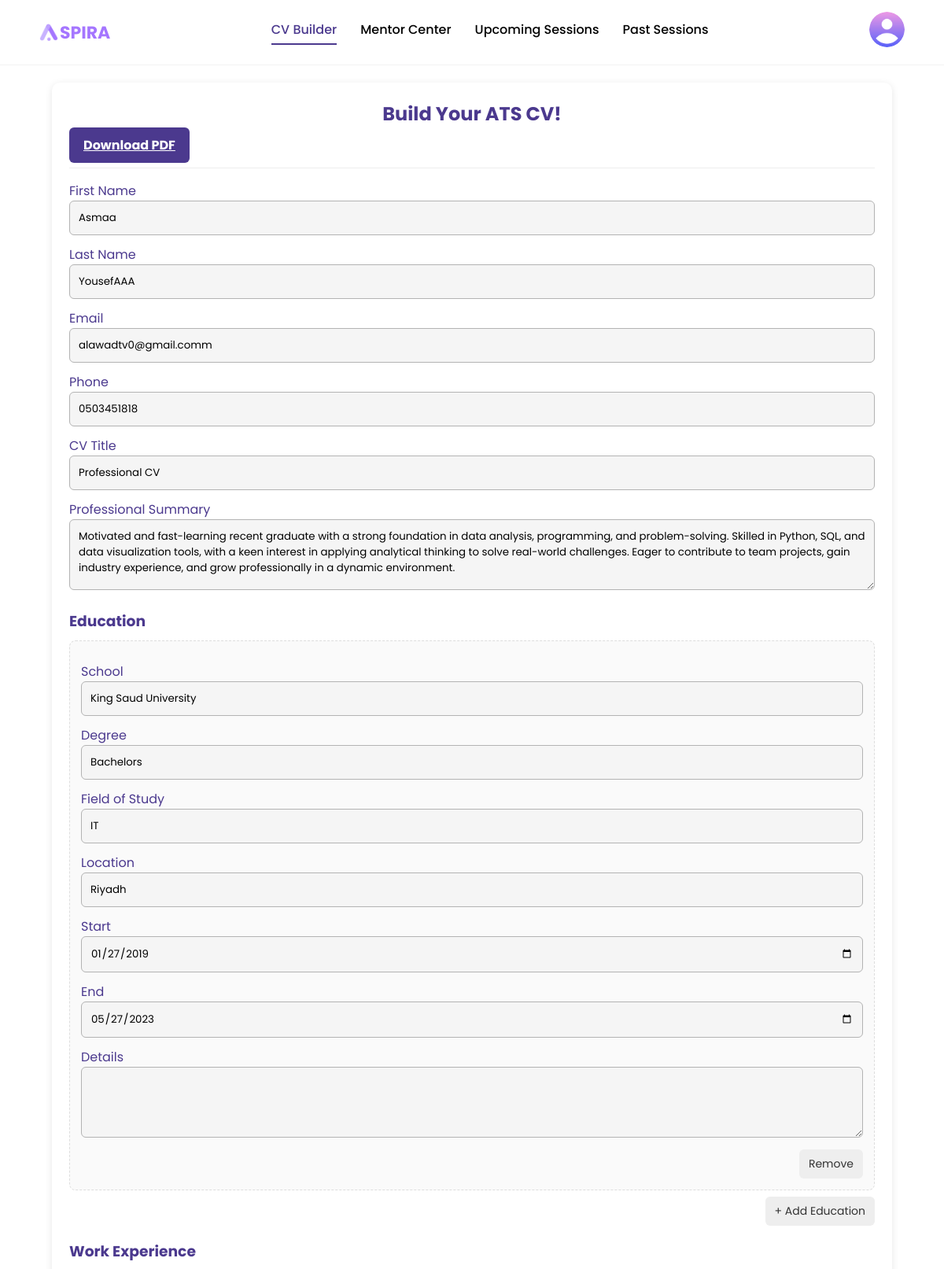
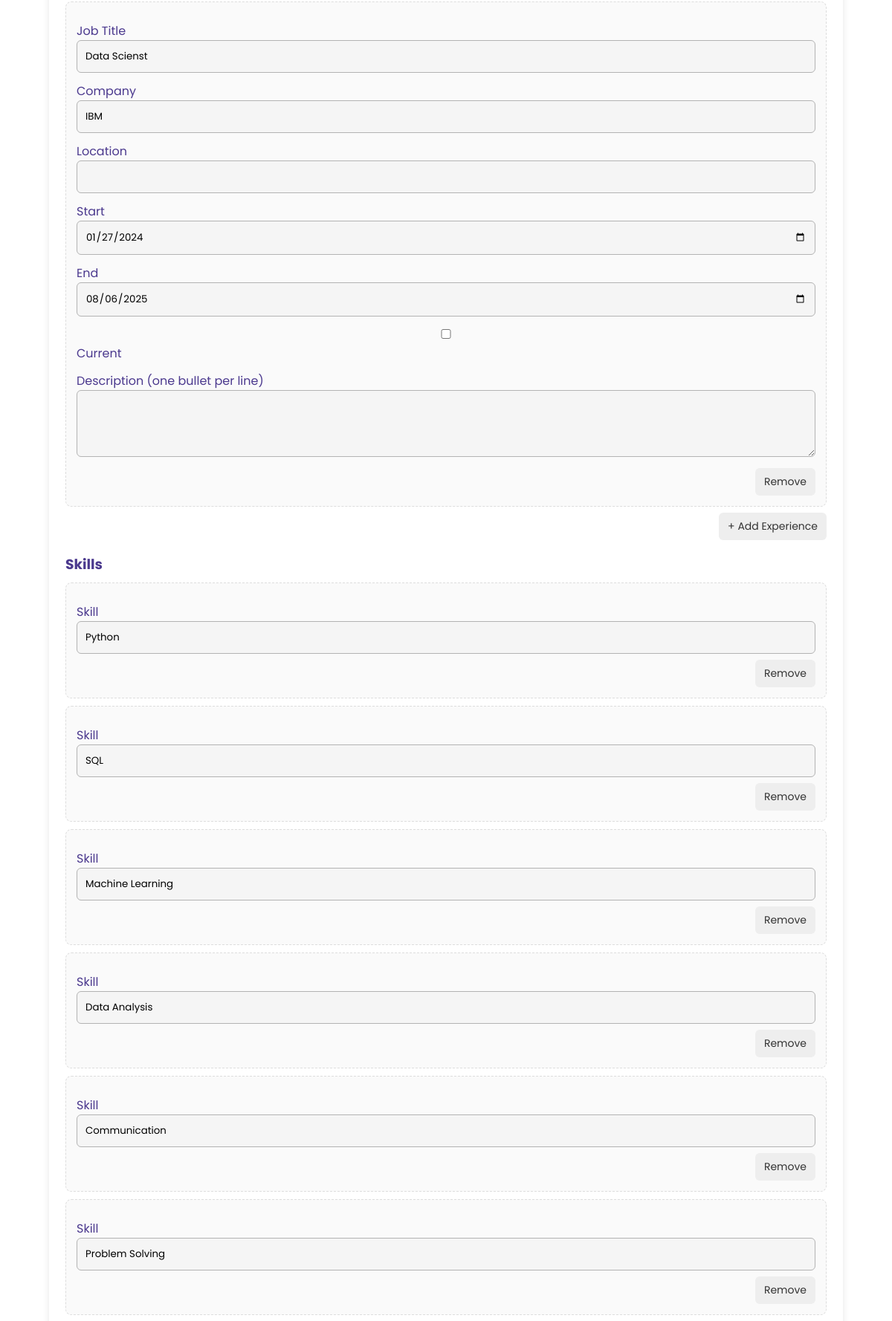
Screenshot of /aspiraSHFV/cv_builder.php (signed in, upper part) with the database file from the repository (2 pictures, top to bottom).
### tables this page shows
CREATE TABLE `cv` (
  `cv_id` int(10) UNSIGNED NOT NULL,
  `mentee_id` int(10) UNSIGNED NOT NULL,
  `first_name_snapshot` varchar(100) DEFAULT NULL,
  `last_name_snapshot` varchar(100) DEFAULT NULL,
  `email_snapshot` varchar(190) DEFAULT NULL,
  `phone_number` varchar(32) DEFAULT NULL,
  `title` varchar(120) DEFAULT 'Professional CV',
  `summary` text,
  `education` json DEFAULT NULL,
  `experience` json DEFAULT NULL,
  `skills` json DEFAULT NULL,
  `certifications` json DEFAULT NULL,
  `languages` json DEFAULT NULL,
  `created_at` datetime DEFAULT CURRENT_TIMESTAMP,
  `updated_at` datetime DEFAULT CURRENT_TIMESTAMP ON UPDATE CURRENT_TIMESTAMP
);

### aspiraSHFV/cv_builder.php (the view, shortened to what this page needs)
<?php
include 'db_connection.php';
$user_id  = (int)$_SESSION['user_id'];
$cur_role   = null;
$cur_avatar = null;
$avq = $conn->prepare("
  SELECT u.role, m.profile_picture
  FROM users u
  LEFT JOIN mentors m ON m.user_id = u.user_id
  WHERE u.user_id = ?
  LIMIT 1
");
$avq->bind_param("i", $user_id);
$avq->execute();
$avres = $avq->get_result();
$mentor_pp = '';
if ($avres && $avres->num_rows) {
  $row       = $avres->fetch_assoc();
  $cur_role  = strtolower(trim($row['role'] ?? ''));
  $mentor_pp = $row['profile_picture'] ?? '';
}
if ($cur_role === 'mentor' && !empty($mentor_pp)) {
  $cur_avatar = $mentor_pp;
} else {
  $cur_avatar = 'images/person.png';
}
$mentee_id = (int)$_SESSION['user_id'];
$message = ""; $success = false; $cv_id_existing = null;
$user = ['first_name'=>'','last_name'=>'','email'=>'','phone_number'=>''];
$stmt = $conn->prepare("SELECT first_name,last_name,email,phone_number FROM users WHERE user_id=?");
$stmt->bind_param("i",$mentee_id);
$stmt->execute();
$res = $stmt->get_result();
if ($res && $res->num_rows) { $user = $res->fetch_assoc(); }
$cv = null;
$q=$conn->prepare("SELECT * FROM cv WHERE mentee_id=? ORDER BY updated_at DESC LIMIT 1");
$q->bind_param("i",$mentee_id); $q->execute();
$r=$q->get_result();
if ($r && $r->num_rows){ $cv = $r->fetch_assoc(); $cv_id_existing = (int)$cv['cv_id']; }
function h($s){ return htmlspecialchars((string)$s, ENT_QUOTES,'UTF-8'); }
$title     = $cv['title']   ?? 'Professional CV';
$summary   = $cv['summary'] ?? '';
$first_init = $cv['first_name_snapshot'] ?? ($user['first_name'] ?? '');
$last_init  = $cv['last_name_snapshot']  ?? ($user['last_name']  ?? '');
$email_init = $cv['email_snapshot']      ?? ($user['email']      ?? '');
$phone_init = $cv['phone_number']        ?? ($user['phone_number'] ?? '');
?>
<!DOCTYPE html>
<html lang="en">
<head>
 <link rel="stylesheet" href="css/responsive.css">
</head>
<body>
<header>
  <div class="logo">
    <img src="images/Logo.png" alt="ASPIRA">
    <span class="logo-text">SPIRA</span>
  </div>
  <nav id="navMenu">
        <a href="cv_builder.php" class="<?= basename($_SERVER['PHP_SELF']) == 'cv_builder.php' ? 'active' : '' ?>">CV Builder</a>
        <a href="MentorCenter.php" class="<?= basename($_SERVER['PHP_SELF']) == 'MentorCenter.php' ? 'active' : '' ?>">Mentor Center</a>
        <a href="menteeUpcomingSession.php" class="<?= basename($_SERVER['PHP_SELF']) == 'menteeUpcomingSession.php' ? 'active' : '' ?>">Upcoming Sessions</a>
        <a href="past_sessions.php" class="<?= basename($_SERVER['PHP_SELF']) == 'past_sessions.php' ? 'active' : '' ?>">Past Sessions</a>
    </nav>
  <div class="profile-menu">
  <img
    src="<?php echo htmlspecialchars($cur_avatar, ENT_QUOTES); ?>"
    class="profile-pic"
    alt="Profile"
  >
</div>
</header>
<div class="content">
  <div class="card">
    <h2 style="text-align:center;">Build Your ATS CV!</h2>
    <?php if(($success || $cv_id_existing) && $cv_id_existing): ?>
      <a class="btn" href="generate_resume.php?cv_id=<?php echo (int)$cv_id_existing; ?>">Download PDF</a>
      <hr class="soft">
    <?php endif; ?>
    <form method="POST" action="">
      <label>First Name</label>
      <input name="first_name" value="<?php echo h($first_init); ?>" required>
      <label>Last Name</label>
      <input name="last_name" value="<?php echo h($last_init); ?>" required>
      <label>Email</label>
      <input type="email" name="email" value="<?php echo h($email_init); ?>" required>
      <label>Phone</label>
      <input name="phone_number" placeholder="+9665XXXXXXX" value="<?php echo h($phone_init); ?>">
      <label>CV Title</label>
      <input name="cv_title" value="<?php echo h($title); ?>">
      <label>Professional Summary</label>
      <textarea name="summary" required><?php echo h($summary); ?></textarea>
      <div class="section">
        <h3 style="color:var(--primary)">Education</h3>
        <div id="edu-wrap"></div>
        <div class="inline-end"><button type="button" class="mini" onclick="addEdu()">+ Add Education</button></div>
      </div>
      <div class="section">
        <h3 style="color:var(--primary)">Work Experience</h3>
        <div id="exp-wrap"></div>
        <div class="inline-end"><button type="button" class="mini" onclick="addExp()">+ Add Experience</button></div>
      </div>
      <div class="section">
        <h3 style="color:var(--primary)">Skills</h3>
        <div id="skill-wrap"></div>
      </div>
    </form>
  </div>
</div>
</body>
</html>

### aspiraSHFV/responsive.css (style rules this page uses)
img { max-width: 100%; height: auto; }
.profile-pic, .mentor-photo { width: 45px; height: 45px; border-radius: 50%; object-fit: cover; }
button, .btn-download, .submit-btn, .add-summary-btn { padding: 10px 18px; font-size: 14px; border-radius: 6px; width: auto; max-width: 100%; cursor: pointer; transition: background 0.3s; }

### aspiraSHFV/cv_builder.php (style rules this page uses)
* { margin:0;padding:0;box-sizing:border-box;font-family:'Poppins',sans-serif }
:root { --primary:#4b398e;--accent:#a576ff }
body { background:#ffffff;color:#333 }
header { display:flex;justify-content:space-between;align-items:center;padding:15px 50px;background:#fff;border-bottom:.4px solid rgba(0,0,0,.05);position:sticky;top:0;z-index:5 }
.logo { font-size: 24px; font-weight: bold; color: #a576ff; display: flex; align-items: center; gap: 2px; }
.logo img { width:24px;height:auto }
.logo-text { font-size:22px;font-weight:700;color:#a576ff }
nav { display:flex;gap:30px }
nav a { color:#000;text-decoration:none;font-weight:500;padding-bottom:5px;border-bottom:2px solid transparent;transition:.2s }
nav a:hover,nav a.active { color:var(--primary);border-bottom:2px solid var(--primary) }
.content { max-width:1100px;margin:22px auto;padding:0 16px }
.card { background:#fff;border-radius:10px;box-shadow:0 2px 10px rgba(0,0,0,.1);padding:22px }
h2 { color:var(--primary);margin-bottom:10px }
label { display:block;color:var(--primary);margin-top:12px }
input,textarea,select { width:100%;padding:11px;border:1px solid #b3b3b3;border-radius:6px;background:#f5f5f5 }
textarea { min-height:90px }
.section { margin-top:18px }
.btn { background:var(--primary);color:#fff;border:none;border-radius:6px;padding:11px 18px;font-weight:700;cursor:pointer;transition:.2s }
.mini { background:#eee;color:#333;border:none;border-radius:6px;padding:8px 12px;cursor:pointer }
.inline-end { display:flex;justify-content:flex-end;margin-top:8px }
hr.soft { margin:16px 0;border:none;border-top:1px solid #eee }
.profile-menu { position:relative;display:inline-block }
.profile-pic { width:45px;height:45px;border-radius:50%;cursor:pointer;object-fit:cover }

### rows the page displays
cv: first_name "Asmaa", last_name "YousefAAA", email "alawadtv0@gmail.comm", phone_number "0503451818", cv_title "Professional CV", summary "Motivated and fast-learning recent graduate with a strong foundation in data analysis, programming, and problem-solving. Skilled in Python, SQL, and data visualization tools, with a keen interest in applying analytical thinking to solve real-world challenges. Eager to contribute to team projects, gain industry experience, and grow professionally in a dynamic environment."
